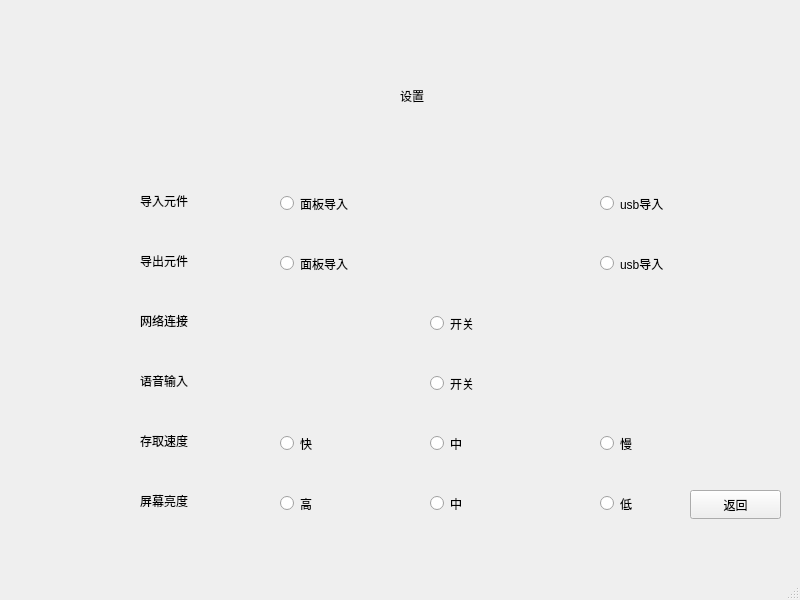
<?xml version="1.0" encoding="UTF-8"?>
<ui version="4.0">
 <class>setting</class>
 <widget class="QMainWindow" name="setting">
  <property name="geometry">
   <rect>
    <x>0</x>
    <y>0</y>
    <width>800</width>
    <height>600</height>
   </rect>
  </property>
  <property name="windowTitle">
   <string>MainWindow</string>
  </property>
  <widget class="QWidget" name="centralwidget">
   <widget class="QLabel" name="label">
    <property name="geometry">
     <rect>
      <x>40</x>
      <y>40</y>
      <width>141</width>
      <height>111</height>
     </rect>
    </property>
    <property name="styleSheet">
     <string notr="true">image: url(:/new/prefix1/New/1.jpg);</string>
    </property>
    <property name="text">
     <string/>
    </property>
   </widget>
   <widget class="QLabel" name="label_2">
    <property name="geometry">
     <rect>
      <x>400</x>
      <y>70</y>
      <width>91</width>
      <height>51</height>
     </rect>
    </property>
    <property name="text">
     <string>设置</string>
    </property>
   </widget>
   <widget class="QLabel" name="label_3">
    <property name="geometry">
     <rect>
      <x>140</x>
      <y>190</y>
      <width>67</width>
      <height>21</height>
     </rect>
    </property>
    <property name="text">
     <string>导入元件</string>
    </property>
   </widget>
   <widget class="QLabel" name="label_4">
    <property name="geometry">
     <rect>
      <x>140</x>
      <y>250</y>
      <width>67</width>
      <height>21</height>
     </rect>
    </property>
    <property name="text">
     <string>导出元件</string>
    </property>
   </widget>
   <widget class="QLabel" name="label_5">
    <property name="geometry">
     <rect>
      <x>140</x>
      <y>310</y>
      <width>67</width>
      <height>21</height>
     </rect>
    </property>
    <property name="text">
     <string>网络连接</string>
    </property>
   </widget>
   <widget class="QLabel" name="label_6">
    <property name="geometry">
     <rect>
      <x>140</x>
      <y>370</y>
      <width>67</width>
      <height>21</height>
     </rect>
    </property>
    <property name="text">
     <string>语音输入</string>
    </property>
   </widget>
   <widget class="QLabel" name="label_7">
    <property name="geometry">
     <rect>
      <x>140</x>
      <y>430</y>
      <width>67</width>
      <height>21</height>
     </rect>
    </property>
    <property name="text">
     <string>存取速度</string>
    </property>
   </widget>
   <widget class="QLabel" name="label_8">
    <property name="geometry">
     <rect>
      <x>140</x>
      <y>490</y>
      <width>67</width>
      <height>21</height>
     </rect>
    </property>
    <property name="text">
     <string>屏幕亮度</string>
    </property>
   </widget>
   <widget class="QRadioButton" name="radioButton">
    <property name="geometry">
     <rect>
      <x>280</x>
      <y>190</y>
      <width>114</width>
      <height>27</height>
     </rect>
    </property>
    <property name="text">
     <string>面板导入</string>
    </property>
   </widget>
   <widget class="QRadioButton" name="radioButton_2">
    <property name="geometry">
     <rect>
      <x>600</x>
      <y>190</y>
      <width>114</width>
      <height>27</height>
     </rect>
    </property>
    <property name="text">
     <string>usb导入</string>
    </property>
   </widget>
   <widget class="QRadioButton" name="radioButton_3">
    <property name="geometry">
     <rect>
      <x>280</x>
      <y>250</y>
      <width>114</width>
      <height>27</height>
     </rect>
    </property>
    <property name="text">
     <string>面板导入</string>
    </property>
   </widget>
   <widget class="QRadioButton" name="radioButton_4">
    <property name="geometry">
     <rect>
      <x>600</x>
      <y>250</y>
      <width>114</width>
      <height>27</height>
     </rect>
    </property>
    <property name="text">
     <string>usb导入</string>
    </property>
   </widget>
   <widget class="QRadioButton" name="radioButton_5">
    <property name="geometry">
     <rect>
      <x>430</x>
      <y>310</y>
      <width>114</width>
      <height>27</height>
     </rect>
    </property>
    <property name="text">
     <string>开关</string>
    </property>
   </widget>
   <widget class="QRadioButton" name="radioButton_6">
    <property name="geometry">
     <rect>
      <x>430</x>
      <y>370</y>
      <width>114</width>
      <height>27</height>
     </rect>
    </property>
    <property name="text">
     <string>开关</string>
    </property>
   </widget>
   <widget class="QRadioButton" name="radioButton_7">
    <property name="geometry">
     <rect>
      <x>280</x>
      <y>430</y>
      <width>114</width>
      <height>27</height>
     </rect>
    </property>
    <property name="text">
     <string>快</string>
    </property>
   </widget>
   <widget class="QRadioButton" name="radioButton_8">
    <property name="geometry">
     <rect>
      <x>430</x>
      <y>430</y>
      <width>114</width>
      <height>27</height>
     </rect>
    </property>
    <property name="text">
     <string>中</string>
    </property>
   </widget>
   <widget class="QRadioButton" name="radioButton_9">
    <property name="geometry">
     <rect>
      <x>600</x>
      <y>430</y>
      <width>114</width>
      <height>27</height>
     </rect>
    </property>
    <property name="text">
     <string>慢</string>
    </property>
   </widget>
   <widget class="QRadioButton" name="radioButton_10">
    <property name="geometry">
     <rect>
      <x>280</x>
      <y>490</y>
      <width>114</width>
      <height>27</height>
     </rect>
    </property>
    <property name="text">
     <string>高</string>
    </property>
   </widget>
   <widget class="QRadioButton" name="radioButton_11">
    <property name="geometry">
     <rect>
      <x>430</x>
      <y>490</y>
      <width>114</width>
      <height>27</height>
     </rect>
    </property>
    <property name="text">
     <string>中</string>
    </property>
   </widget>
   <widget class="QRadioButton" name="radioButton_12">
    <property name="geometry">
     <rect>
      <x>600</x>
      <y>490</y>
      <width>114</width>
      <height>27</height>
     </rect>
    </property>
    <property name="text">
     <string>低</string>
    </property>
   </widget>
   <widget class="QPushButton" name="pushButton">
    <property name="geometry">
     <rect>
      <x>690</x>
      <y>490</y>
      <width>91</width>
      <height>29</height>
     </rect>
    </property>
    <property name="text">
     <string>返回</string>
    </property>
   </widget>
  </widget>
  <widget class="QMenuBar" name="menubar">
   <property name="geometry">
    <rect>
     <x>0</x>
     <y>0</y>
     <width>800</width>
     <height>26</height>
    </rect>
   </property>
  </widget>
  <widget class="QStatusBar" name="statusbar"/>
 </widget>
 <resources/>
 <connections/>
</ui>
